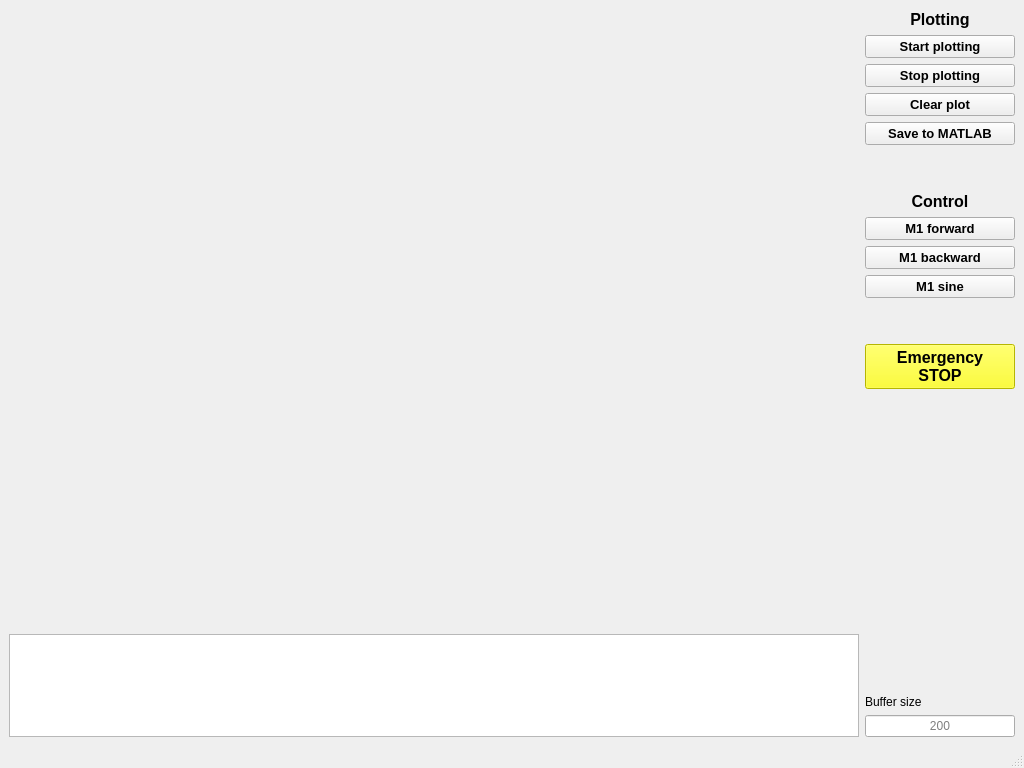
<?xml version="1.0" encoding="UTF-8"?>
<ui version="4.0">
 <class>MainWindow</class>
 <widget class="QMainWindow" name="MainWindow">
  <property name="geometry">
   <rect>
    <x>0</x>
    <y>0</y>
    <width>1024</width>
    <height>768</height>
   </rect>
  </property>
  <property name="minimumSize">
   <size>
    <width>640</width>
    <height>480</height>
   </size>
  </property>
  <property name="maximumSize">
   <size>
    <width>1920</width>
    <height>1080</height>
   </size>
  </property>
  <property name="windowTitle">
   <string>Arduino - Python interface</string>
  </property>
  <property name="windowIcon">
   <iconset>
    <normaloff>../../../../../Python27/Lib/site-packages/xy/img/gnuplot.png</normaloff>../../../../../Python27/Lib/site-packages/xy/img/gnuplot.png</iconset>
  </property>
  <widget class="QWidget" name="centralwidget">
   <layout class="QHBoxLayout" name="horizontalLayout">
    <item>
     <layout class="QVBoxLayout" name="verticalLayout_2">
      <item>
       <widget class="QWidget" name="plot_window" native="true">
        <property name="sizePolicy">
         <sizepolicy hsizetype="Expanding" vsizetype="Expanding">
          <horstretch>0</horstretch>
          <verstretch>6</verstretch>
         </sizepolicy>
        </property>
        <layout class="QVBoxLayout" name="plot_window_vlayout"/>
       </widget>
      </item>
      <item>
       <widget class="QTextBrowser" name="console">
        <property name="sizePolicy">
         <sizepolicy hsizetype="Expanding" vsizetype="Expanding">
          <horstretch>0</horstretch>
          <verstretch>1</verstretch>
         </sizepolicy>
        </property>
        <property name="minimumSize">
         <size>
          <width>0</width>
          <height>20</height>
         </size>
        </property>
       </widget>
      </item>
     </layout>
    </item>
    <item>
     <layout class="QVBoxLayout" name="verticalLayout">
      <item>
       <widget class="QLabel" name="label_2">
        <property name="sizePolicy">
         <sizepolicy hsizetype="Preferred" vsizetype="Fixed">
          <horstretch>0</horstretch>
          <verstretch>0</verstretch>
         </sizepolicy>
        </property>
        <property name="minimumSize">
         <size>
          <width>150</width>
          <height>20</height>
         </size>
        </property>
        <property name="font">
         <font>
          <pointsize>12</pointsize>
          <weight>75</weight>
          <bold>true</bold>
         </font>
        </property>
        <property name="text">
         <string>Plotting</string>
        </property>
        <property name="alignment">
         <set>Qt::AlignCenter</set>
        </property>
       </widget>
      </item>
      <item>
       <widget class="QPushButton" name="start_plot_button">
        <property name="sizePolicy">
         <sizepolicy hsizetype="Maximum" vsizetype="Fixed">
          <horstretch>0</horstretch>
          <verstretch>0</verstretch>
         </sizepolicy>
        </property>
        <property name="maximumSize">
         <size>
          <width>200</width>
          <height>16777215</height>
         </size>
        </property>
        <property name="font">
         <font>
          <pointsize>10</pointsize>
          <weight>75</weight>
          <bold>true</bold>
         </font>
        </property>
        <property name="text">
         <string>Start plotting</string>
        </property>
        <property name="icon">
         <iconset>
          <normaloff>icons/play.png</normaloff>icons/play.png</iconset>
        </property>
        <property name="iconSize">
         <size>
          <width>24</width>
          <height>24</height>
         </size>
        </property>
       </widget>
      </item>
      <item>
       <widget class="QPushButton" name="stop_plot_button">
        <property name="sizePolicy">
         <sizepolicy hsizetype="Maximum" vsizetype="Fixed">
          <horstretch>0</horstretch>
          <verstretch>0</verstretch>
         </sizepolicy>
        </property>
        <property name="maximumSize">
         <size>
          <width>200</width>
          <height>16777215</height>
         </size>
        </property>
        <property name="font">
         <font>
          <pointsize>10</pointsize>
          <weight>75</weight>
          <bold>true</bold>
         </font>
        </property>
        <property name="text">
         <string>Stop plotting</string>
        </property>
        <property name="icon">
         <iconset>
          <normaloff>icons/stop2.png</normaloff>icons/stop2.png</iconset>
        </property>
        <property name="iconSize">
         <size>
          <width>24</width>
          <height>24</height>
         </size>
        </property>
       </widget>
      </item>
      <item>
       <widget class="QPushButton" name="clear_plot_button">
        <property name="sizePolicy">
         <sizepolicy hsizetype="Maximum" vsizetype="Fixed">
          <horstretch>0</horstretch>
          <verstretch>0</verstretch>
         </sizepolicy>
        </property>
        <property name="maximumSize">
         <size>
          <width>200</width>
          <height>16777215</height>
         </size>
        </property>
        <property name="font">
         <font>
          <pointsize>10</pointsize>
          <weight>75</weight>
          <bold>true</bold>
         </font>
        </property>
        <property name="text">
         <string>Clear plot</string>
        </property>
        <property name="icon">
         <iconset>
          <normaloff>icons/wipe2.png</normaloff>icons/wipe2.png</iconset>
        </property>
        <property name="iconSize">
         <size>
          <width>24</width>
          <height>24</height>
         </size>
        </property>
       </widget>
      </item>
      <item>
       <widget class="QPushButton" name="save_to_matlab">
        <property name="sizePolicy">
         <sizepolicy hsizetype="Maximum" vsizetype="Fixed">
          <horstretch>0</horstretch>
          <verstretch>0</verstretch>
         </sizepolicy>
        </property>
        <property name="maximumSize">
         <size>
          <width>200</width>
          <height>16777215</height>
         </size>
        </property>
        <property name="font">
         <font>
          <family>MS Shell Dlg 2</family>
          <pointsize>10</pointsize>
          <weight>75</weight>
          <bold>true</bold>
         </font>
        </property>
        <property name="text">
         <string>Save to MATLAB</string>
        </property>
        <property name="icon">
         <iconset>
          <normaloff>icons/save.png</normaloff>icons/save.png</iconset>
        </property>
        <property name="iconSize">
         <size>
          <width>24</width>
          <height>24</height>
         </size>
        </property>
       </widget>
      </item>
      <item>
       <spacer name="verticalSpacer">
        <property name="orientation">
         <enum>Qt::Vertical</enum>
        </property>
        <property name="sizeType">
         <enum>QSizePolicy::Fixed</enum>
        </property>
        <property name="sizeHint" stdset="0">
         <size>
          <width>20</width>
          <height>40</height>
         </size>
        </property>
       </spacer>
      </item>
      <item>
       <widget class="QLabel" name="label_3">
        <property name="sizePolicy">
         <sizepolicy hsizetype="Preferred" vsizetype="Fixed">
          <horstretch>0</horstretch>
          <verstretch>0</verstretch>
         </sizepolicy>
        </property>
        <property name="minimumSize">
         <size>
          <width>80</width>
          <height>20</height>
         </size>
        </property>
        <property name="font">
         <font>
          <pointsize>12</pointsize>
          <weight>75</weight>
          <bold>true</bold>
         </font>
        </property>
        <property name="text">
         <string>Control</string>
        </property>
        <property name="alignment">
         <set>Qt::AlignCenter</set>
        </property>
       </widget>
      </item>
      <item>
       <widget class="QPushButton" name="motor_fwd_button">
        <property name="font">
         <font>
          <pointsize>10</pointsize>
          <weight>75</weight>
          <bold>true</bold>
         </font>
        </property>
        <property name="text">
         <string>M1 forward</string>
        </property>
        <property name="icon">
         <iconset>
          <normaloff>icons/cwise2.png</normaloff>icons/cwise2.png</iconset>
        </property>
        <property name="iconSize">
         <size>
          <width>24</width>
          <height>24</height>
         </size>
        </property>
       </widget>
      </item>
      <item>
       <widget class="QPushButton" name="motor_bwd_button">
        <property name="font">
         <font>
          <pointsize>10</pointsize>
          <weight>75</weight>
          <bold>true</bold>
         </font>
        </property>
        <property name="text">
         <string>M1 backward</string>
        </property>
        <property name="icon">
         <iconset>
          <normaloff>icons/ccwise.png</normaloff>icons/ccwise.png</iconset>
        </property>
        <property name="iconSize">
         <size>
          <width>24</width>
          <height>24</height>
         </size>
        </property>
       </widget>
      </item>
      <item>
       <widget class="QPushButton" name="motor_sine_button">
        <property name="font">
         <font>
          <pointsize>10</pointsize>
          <weight>75</weight>
          <bold>true</bold>
         </font>
        </property>
        <property name="text">
         <string>M1 sine</string>
        </property>
        <property name="icon">
         <iconset>
          <normaloff>icons/sine.png</normaloff>icons/sine.png</iconset>
        </property>
        <property name="iconSize">
         <size>
          <width>24</width>
          <height>24</height>
         </size>
        </property>
       </widget>
      </item>
      <item>
       <spacer name="verticalSpacer_3">
        <property name="orientation">
         <enum>Qt::Vertical</enum>
        </property>
        <property name="sizeType">
         <enum>QSizePolicy::Fixed</enum>
        </property>
        <property name="sizeHint" stdset="0">
         <size>
          <width>20</width>
          <height>40</height>
         </size>
        </property>
       </spacer>
      </item>
      <item>
       <widget class="QPushButton" name="emergency_button">
        <property name="font">
         <font>
          <pointsize>12</pointsize>
          <weight>75</weight>
          <bold>true</bold>
          <underline>false</underline>
          <kerning>true</kerning>
         </font>
        </property>
        <property name="autoFillBackground">
         <bool>false</bool>
        </property>
        <property name="styleSheet">
         <string notr="true">background-color: yellow</string>
        </property>
        <property name="text">
         <string>Emergency
STOP</string>
        </property>
        <property name="icon">
         <iconset>
          <normaloff>icons/alert.png</normaloff>icons/alert.png</iconset>
        </property>
        <property name="iconSize">
         <size>
          <width>48</width>
          <height>48</height>
         </size>
        </property>
       </widget>
      </item>
      <item>
       <widget class="QLabel" name="label">
        <property name="sizePolicy">
         <sizepolicy hsizetype="Maximum" vsizetype="Preferred">
          <horstretch>0</horstretch>
          <verstretch>0</verstretch>
         </sizepolicy>
        </property>
        <property name="maximumSize">
         <size>
          <width>200</width>
          <height>16777215</height>
         </size>
        </property>
        <property name="text">
         <string>Buffer size</string>
        </property>
        <property name="alignment">
         <set>Qt::AlignBottom|Qt::AlignLeading|Qt::AlignLeft</set>
        </property>
       </widget>
      </item>
      <item>
       <widget class="QLineEdit" name="buffer_size_input">
        <property name="sizePolicy">
         <sizepolicy hsizetype="Maximum" vsizetype="Fixed">
          <horstretch>0</horstretch>
          <verstretch>0</verstretch>
         </sizepolicy>
        </property>
        <property name="maximumSize">
         <size>
          <width>200</width>
          <height>16777215</height>
         </size>
        </property>
        <property name="inputMask">
         <string/>
        </property>
        <property name="text">
         <string/>
        </property>
        <property name="maxLength">
         <number>32767</number>
        </property>
        <property name="alignment">
         <set>Qt::AlignCenter</set>
        </property>
        <property name="placeholderText">
         <string>200</string>
        </property>
       </widget>
      </item>
     </layout>
    </item>
   </layout>
  </widget>
  <widget class="QMenuBar" name="menubar">
   <property name="geometry">
    <rect>
     <x>0</x>
     <y>0</y>
     <width>1024</width>
     <height>21</height>
    </rect>
   </property>
  </widget>
  <widget class="QStatusBar" name="statusbar"/>
 </widget>
 <resources/>
 <connections/>
</ui>
